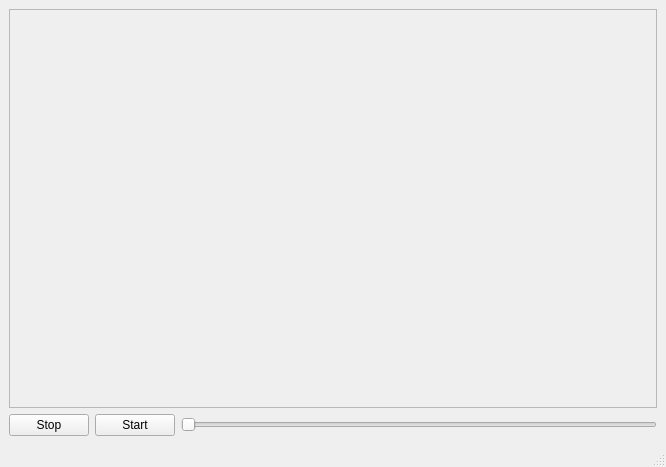
<?xml version="1.0" encoding="UTF-8"?>
<ui version="4.0">
 <class>MainWindow</class>
 <widget class="QMainWindow" name="MainWindow">
  <property name="geometry">
   <rect>
    <x>0</x>
    <y>0</y>
    <width>666</width>
    <height>467</height>
   </rect>
  </property>
  <property name="windowTitle">
   <string>MainWindow</string>
  </property>
  <widget class="QWidget" name="centralwidget">
   <layout class="QVBoxLayout" name="verticalLayout_3">
    <property name="spacing">
     <number>6</number>
    </property>
    <property name="leftMargin">
     <number>9</number>
    </property>
    <property name="topMargin">
     <number>9</number>
    </property>
    <property name="rightMargin">
     <number>9</number>
    </property>
    <property name="bottomMargin">
     <number>9</number>
    </property>
    <item>
     <widget class="QFrame" name="frame">
      <property name="sizePolicy">
       <sizepolicy hsizetype="Preferred" vsizetype="Preferred">
        <horstretch>0</horstretch>
        <verstretch>0</verstretch>
       </sizepolicy>
      </property>
      <property name="frameShape">
       <enum>QFrame::StyledPanel</enum>
      </property>
      <property name="frameShadow">
       <enum>QFrame::Raised</enum>
      </property>
     </widget>
    </item>
    <item>
     <layout class="QHBoxLayout" name="horizontalLayout">
      <item>
       <widget class="QPushButton" name="pushBtn_Stop">
        <property name="text">
         <string>Stop</string>
        </property>
       </widget>
      </item>
      <item>
       <widget class="QPushButton" name="pushBtn_Start">
        <property name="text">
         <string>Start</string>
        </property>
       </widget>
      </item>
      <item>
       <widget class="QSlider" name="horizontalSlider">
        <property name="orientation">
         <enum>Qt::Horizontal</enum>
        </property>
       </widget>
      </item>
     </layout>
    </item>
   </layout>
  </widget>
  <widget class="QMenuBar" name="menubar">
   <property name="geometry">
    <rect>
     <x>0</x>
     <y>0</y>
     <width>666</width>
     <height>21</height>
    </rect>
   </property>
  </widget>
  <widget class="QStatusBar" name="statusbar"/>
 </widget>
 <resources/>
 <connections/>
</ui>
